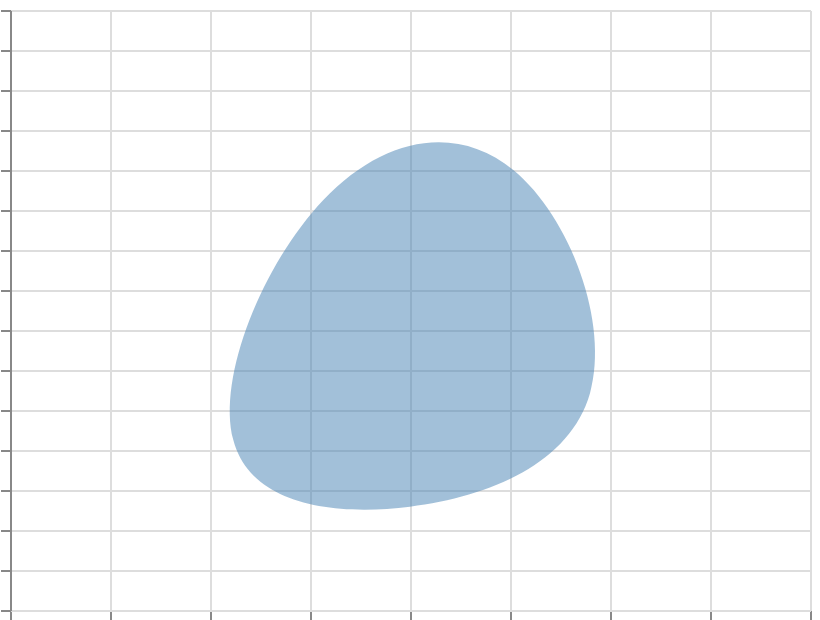

Vega-Lite specification stored for this chart:
### Vega specification from a JSON file in a GitHub repository (floating-point values rounded to 4 significant figures)
{"$schema": "https://vega.github.io/schema/vega/v6.json", "width": 400, "height": 300, "padding": 5, "autosize": "none", "data": [{"name": "table", "values": [{"x": 80, "y": 60}, {"x": 200, "y": 40}, {"x": 320, "y": 90}, {"x": 260, "y": 250}, {"x": 150, "y": 230}]}], "scales": [{"name": "x", "type": "linear", "domain": [0, 400], "range": "width"}, {"name": "y", "type": "linear", "domain": [0, 300], "range": [{"signal": "height"}, 0]}], "marks": [{"type": "area", "from": {"data": "table"}, "encode": {"update": {"x": {"scale": "x", "field": "x"}, "y": {"scale": "y", "field": "y"}, "y2": {"scale": "y", "value": 0}, "fill": {"value": "steelblue"}, "fillOpacity": {"value": 0.5}, "interpolate": {"value": "basis-closed"}, "tension": {"value": 0.7}}}}], "axes": [{"scale": "x", "orient": "bottom", "grid": true, "labels": false}, {"scale": "y", "orient": "left", "grid": true, "labels": false}]}
